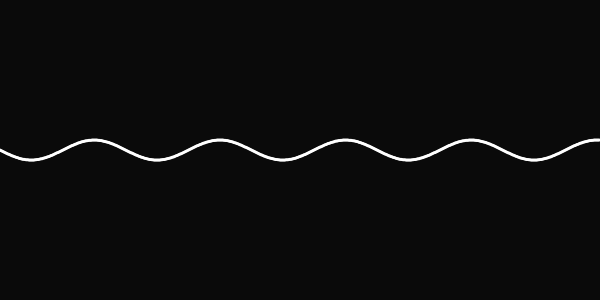
Frame 1 (no input)
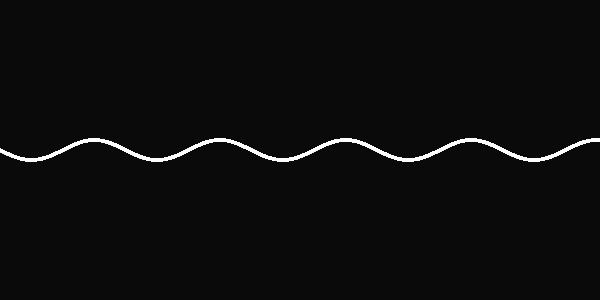
Frame 60 (no input)
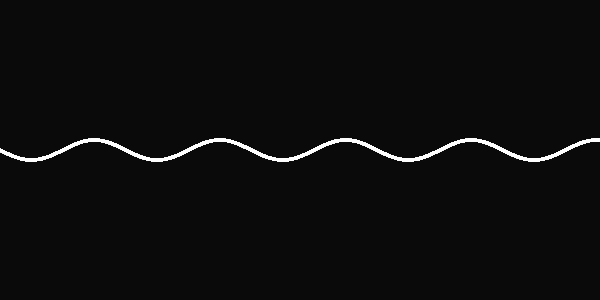
Frame 120 (the mouse pressed at the canvas centre since frame 60)

The p5.js sketch that drew these frames (run headless with seeded random() and noise() and a simulated clock; from frame 60 on, the mouse is pressed at the canvas centre):

// p5.js sketch
// ── sketch.js
var inc,
    i,
    osc = [],
    wave;

function setup() {
    createCanvas(600, 300);
    

}

function draw() {
    background(10);
    fill(255);
    noStroke();
    
    
    for (i = 0; i < width; i++) {
        wave = 10 * sin(i / 20) + 150;
        osc.push(new Point(wave, i));
    }
    
    for (i = 0; i < osc.length; i++) {
        osc[i].display();
    }
}

// ── object.js
function Point(x, y) {
    this.x = x;
    this.y = y;
    this.pSize = 3;
    
    this.display = function() {
        ellipse(this.y, this.x, this.pSize, this.pSize);
    }
    this.color = function() {
        fill();
    }
}
